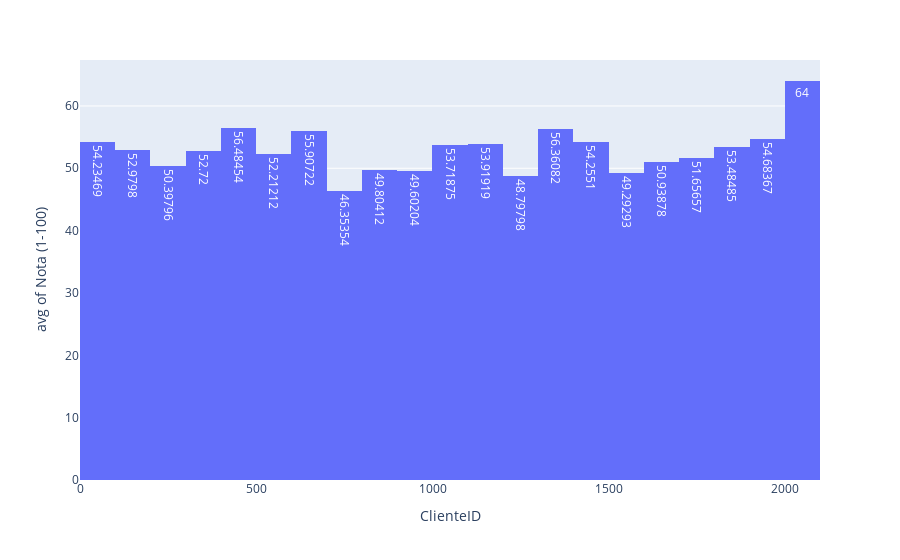
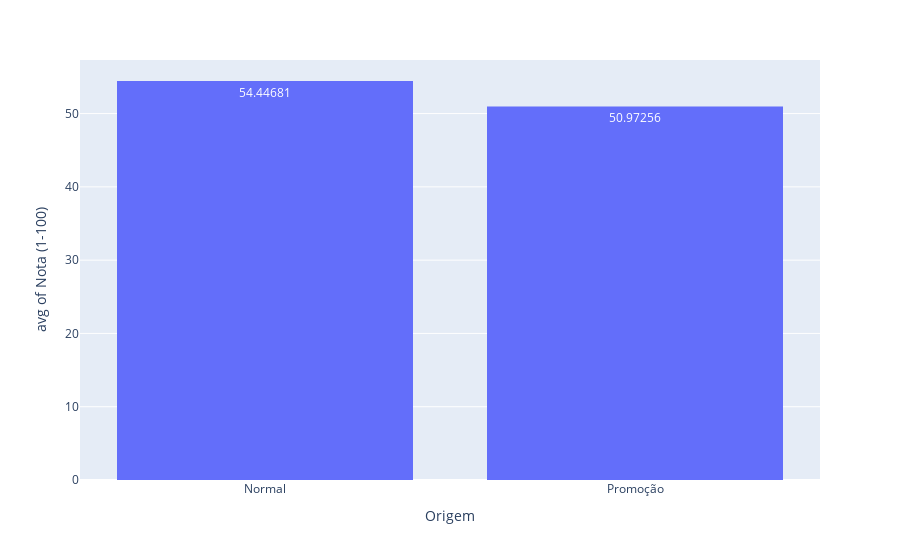
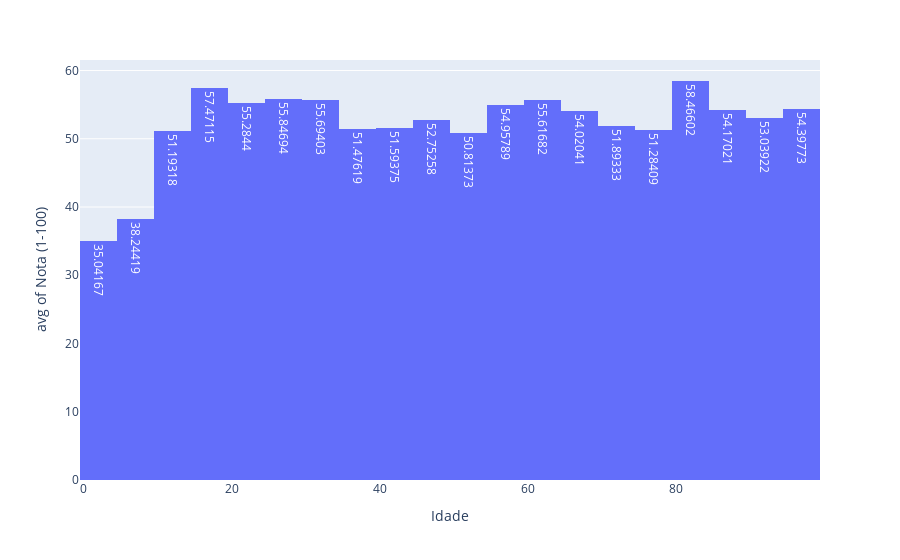
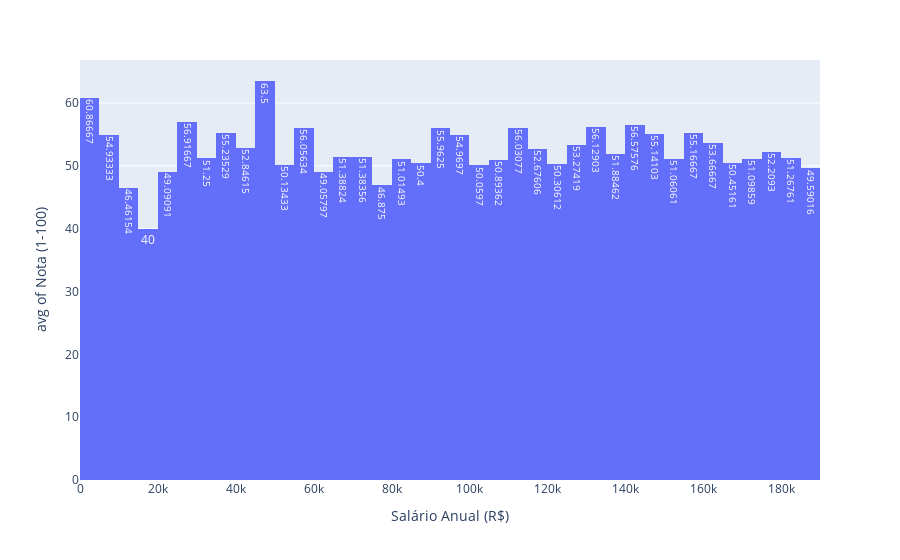

The notebook cell saved with these charts, in order:
### Code cell
# Passo 5: Análise mais completa
import plotly.express as px

# Cria o gráfico

for coluna in tabela.columns:
    grafico = px.histogram(tabela, x = coluna, y = "Nota (1-100)", histfunc = "avg", text_auto=True)
    # Exibe o gráfico
    grafico.show()

### Figure 1 — Plotly figure (JSON) as saved in the notebook; plotly's stock layout.template omitted (floating-point values rounded to 4 significant figures; data arrays with more than 128 entries replaced by an {"elided": "..."} marker saying what was removed)
{"data": [{"alignmentgroup": "True", "bingroup": "x", "histfunc": "avg", "hovertemplate": "ClienteID=%{x}<br>avg of Nota (1-100)=%{y}<extra></extra>", "legendgroup": "", "marker": {"color": "#636efa", "pattern": {"shape": ""}}, "name": "", "offsetgroup": "", "orientation": "v", "showlegend": false, "texttemplate": "%{value}", "type": "histogram", "x": {"elided": "1965 int values"}, "xaxis": "x", "y": {"elided": "1965 int values"}, "yaxis": "y"}], "layout": {"autosize": true, "barmode": "relative", "legend": {"tracegroupgap": 0}, "margin": {"t": 60}, "xaxis": {"anchor": "y", "autorange": true, "domain": [0, 1], "range": [-0.5, 2100.0], "title": {"text": "ClienteID"}, "type": "linear"}, "yaxis": {"anchor": "x", "autorange": true, "domain": [0, 1], "range": [0, 67.37], "title": {"text": "avg of Nota (1-100)"}, "type": "linear"}}}

### Figure 2 — Plotly figure (JSON) as saved in the notebook; plotly's stock layout.template omitted (floating-point values rounded to 4 significant figures; data arrays with more than 128 entries replaced by an {"elided": "..."} marker saying what was removed)
{"data": [{"alignmentgroup": "True", "bingroup": "x", "histfunc": "avg", "hovertemplate": "Origem=%{x}<br>avg of Nota (1-100)=%{y}<extra></extra>", "legendgroup": "", "marker": {"color": "#636efa", "pattern": {"shape": ""}}, "name": "", "offsetgroup": "", "orientation": "v", "showlegend": false, "texttemplate": "%{value}", "type": "histogram", "x": {"elided": "1965 str values"}, "xaxis": "x", "y": {"elided": "1965 int values"}, "yaxis": "y"}], "layout": {"autosize": true, "barmode": "relative", "legend": {"tracegroupgap": 0}, "margin": {"t": 60}, "xaxis": {"anchor": "y", "autorange": true, "domain": [0, 1], "range": [-0.5, 1.5], "title": {"text": "Origem"}, "type": "category"}, "yaxis": {"anchor": "x", "autorange": true, "domain": [0, 1], "range": [0, 57.31], "title": {"text": "avg of Nota (1-100)"}, "type": "linear"}}}

### Figure 3 — Plotly figure (JSON) as saved in the notebook; plotly's stock layout.template omitted (floating-point values rounded to 4 significant figures; data arrays with more than 128 entries replaced by an {"elided": "..."} marker saying what was removed)
{"data": [{"alignmentgroup": "True", "bingroup": "x", "histfunc": "avg", "hovertemplate": "Idade=%{x}<br>avg of Nota (1-100)=%{y}<extra></extra>", "legendgroup": "", "marker": {"color": "#636efa", "pattern": {"shape": ""}}, "name": "", "offsetgroup": "", "orientation": "v", "showlegend": false, "texttemplate": "%{value}", "type": "histogram", "x": {"elided": "1965 int values"}, "xaxis": "x", "y": {"elided": "1965 int values"}, "yaxis": "y"}], "layout": {"autosize": true, "barmode": "relative", "legend": {"tracegroupgap": 0}, "margin": {"t": 60}, "xaxis": {"anchor": "y", "autorange": true, "domain": [0, 1], "range": [-0.5, 99.5], "title": {"text": "Idade"}, "type": "linear"}, "yaxis": {"anchor": "x", "autorange": true, "domain": [0, 1], "range": [0, 61.54], "title": {"text": "avg of Nota (1-100)"}, "type": "linear"}}}

### Figure 4 — Plotly figure (JSON) as saved in the notebook; plotly's stock layout.template omitted (floating-point values rounded to 4 significant figures; data arrays with more than 128 entries replaced by an {"elided": "..."} marker saying what was removed)
{"data": [{"alignmentgroup": "True", "bingroup": "x", "histfunc": "avg", "hovertemplate": "Salário Anual (R$)=%{x}<br>avg of Nota (1-100)=%{y}<extra></extra>", "legendgroup": "", "marker": {"color": "#636efa", "pattern": {"shape": ""}}, "name": "", "offsetgroup": "", "orientation": "v", "showlegend": false, "texttemplate": "%{value}", "type": "histogram", "x": {"elided": "1965 int values"}, "xaxis": "x", "y": {"elided": "1965 int values"}, "yaxis": "y"}], "layout": {"autosize": true, "barmode": "relative", "legend": {"tracegroupgap": 0}, "margin": {"t": 60}, "xaxis": {"anchor": "y", "autorange": true, "domain": [0, 1], "range": [-0.5, 190000.0], "title": {"text": "Salário Anual (R$)"}, "type": "linear"}, "yaxis": {"anchor": "x", "autorange": true, "domain": [0, 1], "range": [0, 66.84], "title": {"text": "avg of Nota (1-100)"}, "type": "linear"}}}
